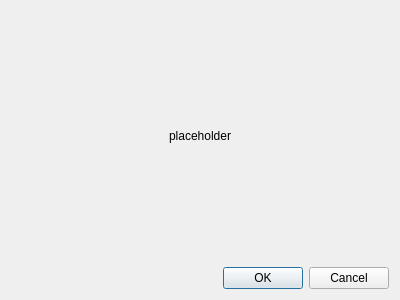
<?xml version="1.0" encoding="UTF-8"?>
<ui version="4.0">
 <class>SynapseReviewInputDialog</class>
 <widget class="QDialog" name="SynapseReviewInputDialog">
  <property name="geometry">
   <rect>
    <x>0</x>
    <y>0</y>
    <width>400</width>
    <height>300</height>
   </rect>
  </property>
  <property name="windowTitle">
   <string>Dialog</string>
  </property>
  <layout class="QVBoxLayout" name="verticalLayout">
   <item>
    <widget class="QLabel" name="label">
     <property name="text">
      <string>placeholder</string>
     </property>
     <property name="alignment">
      <set>Qt::AlignCenter</set>
     </property>
    </widget>
   </item>
   <item>
    <widget class="QDialogButtonBox" name="buttonBox">
     <property name="orientation">
      <enum>Qt::Horizontal</enum>
     </property>
     <property name="standardButtons">
      <set>QDialogButtonBox::Cancel|QDialogButtonBox::Ok</set>
     </property>
    </widget>
   </item>
  </layout>
 </widget>
 <resources/>
 <connections>
  <connection>
   <sender>buttonBox</sender>
   <signal>accepted()</signal>
   <receiver>SynapseReviewInputDialog</receiver>
   <slot>accept()</slot>
   <hints>
    <hint type="sourcelabel">
     <x>248</x>
     <y>254</y>
    </hint>
    <hint type="destinationlabel">
     <x>157</x>
     <y>274</y>
    </hint>
   </hints>
  </connection>
  <connection>
   <sender>buttonBox</sender>
   <signal>rejected()</signal>
   <receiver>SynapseReviewInputDialog</receiver>
   <slot>reject()</slot>
   <hints>
    <hint type="sourcelabel">
     <x>316</x>
     <y>260</y>
    </hint>
    <hint type="destinationlabel">
     <x>286</x>
     <y>274</y>
    </hint>
   </hints>
  </connection>
 </connections>
</ui>
